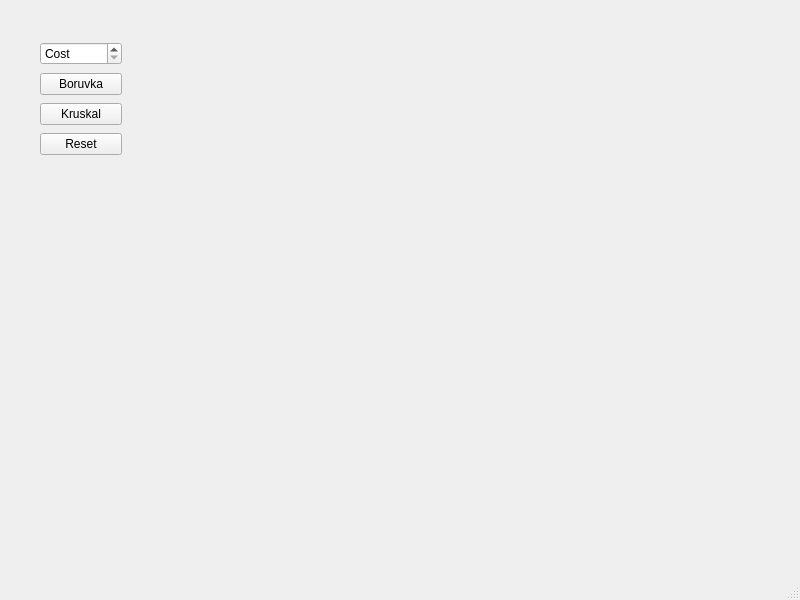
<?xml version="1.0" encoding="UTF-8"?>
<ui version="4.0">
 <class>MainWindow</class>
 <widget class="QMainWindow" name="MainWindow">
  <property name="geometry">
   <rect>
    <x>0</x>
    <y>0</y>
    <width>800</width>
    <height>600</height>
   </rect>
  </property>
  <property name="windowTitle">
   <string>MainWindow</string>
  </property>
  <widget class="QWidget" name="centralwidget">
   <widget class="QWidget" name="verticalLayoutWidget">
    <property name="geometry">
     <rect>
      <x>40</x>
      <y>40</y>
      <width>82</width>
      <height>117</height>
     </rect>
    </property>
    <layout class="QVBoxLayout" name="verticalLayout">
     <item>
      <widget class="QSpinBox" name="costBox">
       <property name="toolTip">
        <string>Cost</string>
       </property>
       <property name="statusTip">
        <string/>
       </property>
       <property name="whatsThis">
        <string/>
       </property>
       <property name="accessibleName">
        <string/>
       </property>
       <property name="accessibleDescription">
        <string/>
       </property>
       <property name="specialValueText">
        <string>Cost</string>
       </property>
       <property name="maximum">
        <number>1000</number>
       </property>
      </widget>
     </item>
     <item>
      <widget class="QPushButton" name="BoruvkaButton">
       <property name="text">
        <string>Boruvka</string>
       </property>
      </widget>
     </item>
     <item>
      <widget class="QPushButton" name="KruskalButton">
       <property name="text">
        <string>Kruskal</string>
       </property>
      </widget>
     </item>
     <item>
      <widget class="QPushButton" name="ResetButton">
       <property name="text">
        <string>Reset</string>
       </property>
      </widget>
     </item>
    </layout>
   </widget>
  </widget>
  <widget class="QMenuBar" name="menubar">
   <property name="geometry">
    <rect>
     <x>0</x>
     <y>0</y>
     <width>800</width>
     <height>21</height>
    </rect>
   </property>
  </widget>
  <widget class="QStatusBar" name="statusbar"/>
 </widget>
 <resources/>
 <connections/>
</ui>
